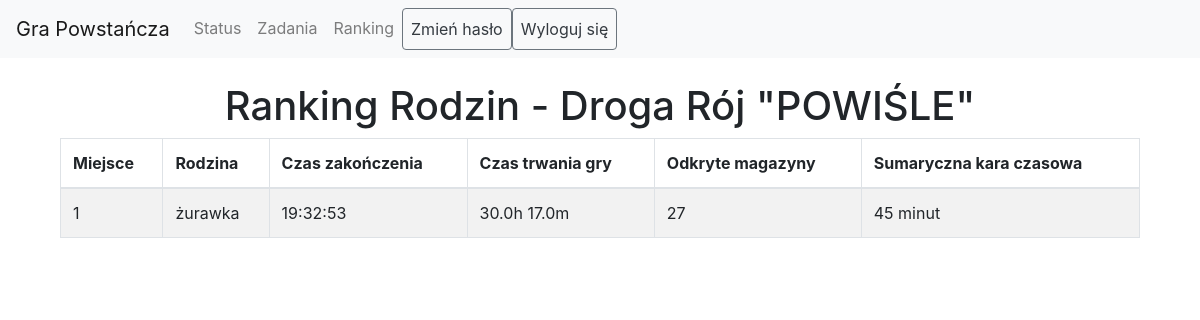
Page /ranking (signed in) on the earlier database version.
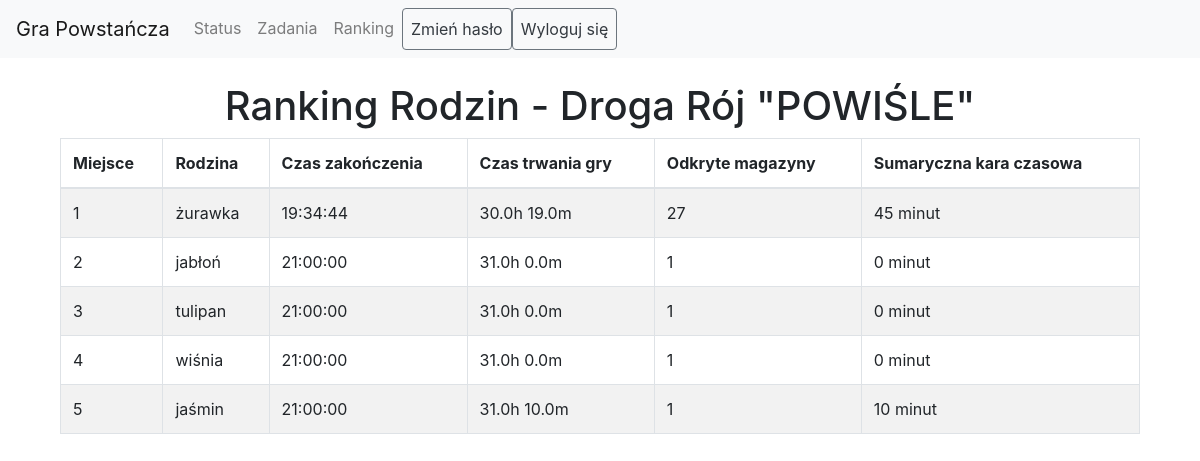
Same page on the later database version.
### models/__init__.py (models this page shows)
class Family(db.Model):
    id = db.Column(db.Integer, primary_key=True)
    name = db.Column(db.String(50), nullable=False)
    discovered_magazines = db.Column(db.Integer, default=0)
    patrols = db.relationship('Patrol', backref='family', lazy=True)
    assigned_magazines = db.Column(MutableList.as_mutable(PickleType), default=[])
    tasks = db.relationship('FamilyTask', backref='family', lazy=True)
    magazine_list = db.Column(db.String(1), nullable=False, default='a')  # 'a', 'b', 'c', 'd', 'e', or 'f'
    end_time = db.Column(db.DateTime, nullable=True)
    route = db.Column(db.String(1), nullable=False)  # Dodane pole dla drogi ('a' albo 'b')
    meeting_place = db.Column(db.String(255), nullable=True)  # Nowe pole dla miejsca spotkania

### routes/__init__.py (the view)
@main.route('/ranking')
@login_required
def ranking():
    patrol_id = session.get('patrol_id')
    if not patrol_id:
        flash('Nie jesteś zalogowany.', 'danger')
        return redirect(url_for('main.index'))
    patrol = Patrol.query.get(patrol_id)
    if not patrol or not patrol.family:
        flash('Nie znaleziono patrolu lub rodziny.', 'danger')
        return redirect(url_for('main.index'))
    family = patrol.family
    route = family.route  # Pobierz drogę rodziny
    families = Family.query.filter_by(route=route).all()
    families = [f for f in families if f.discovered_magazines]
    for family in families:
        total_penalty_time = sum(patrol.time_penalty for patrol in family.patrols if patrol.time_penalty)
        family.total_penalty_time = total_penalty_time  # Dodaj to pole dynamicznie
        family.total_time = ((family.end_time - GAME_START_TIME).total_seconds() + total_penalty_time * 60) if family.end_time else float('inf')
    families = sorted(families, key=lambda f: (
        f.total_time,
        -f.discovered_magazines
    ))
    return render_template('ranking.html', families=families, game_start_time=GAME_START_TIME, route=route)

### routes/__init__.py (called while the page is built)
def login_required(f):
    @wraps(f)
    def decorated_function(*args, **kwargs):
        if 'patrol_id' not in session:
            flash('Musisz być zalogowany, aby uzyskać dostęp do tej strony.', 'danger')
            return redirect(url_for('main.index'))
        return f(*args, **kwargs)
    return decorated_function

### templates/ranking.html (shortened to what this page needs)
{% extends "base.html" %}
{% block content %}
<div class="container">
    <h1 class="text-center">Ranking Rodzin - Droga {{ 'Rój "POWIŚLE"' if route == 'a' else 'Rój "STARÓWKA"' }}</h1>
    <div class="table-responsive">
        <table class="table table-striped table-bordered">
            <thead>
                <tr>
                    <th>Miejsce</th>
                    <th>Rodzina</th>
                    <th>Czas zakończenia</th>
                    <th>Czas trwania gry</th>
                    <th>Odkryte magazyny</th>
                    <th>Sumaryczna kara czasowa</th>
                </tr>
            </thead>
            <tbody>
                {% for family in families %}
                <tr>
                    <td>{{ loop.index }}</td>
                    <td>{{ family.name }}</td>
                    <td>{{ family.end_time.strftime('%H:%M:%S') if family.end_time else 'Gra nie zakończona' }}</td>
                    <td>
                        {% if family.end_time %}
                            {{ family.total_time // 3600 }}h
                            {{ (family.total_time % 3600) // 60 }}m
                        {% else %}
                            Gra nie zakończona
                        {% endif %}
                    </td>
                    <td>{{ family.discovered_magazines }}</td>
                    <td>{{ family.total_penalty_time }} minut</td>
                </tr>
                {% endfor %}
            </tbody>
        </table>
    </div>
</div>
{% endblock %}

Differences in the rows shown:
changed Family "żurawka": end_time "19:32:53" → "19:34:44"; total_time "17.0" → "19.0"
now on this page (row edited): Family: name "jabłoń", end_time "21:00:00", total_time "31.0", total_time "0.0", discovered_magazines "1", total_penalty_time "0"
now on this page (row edited): Family: name "tulipan", end_time "21:00:00", total_time "31.0", total_time "0.0", discovered_magazines "1", total_penalty_time "0"
now on this page (row edited): Family: name "wiśnia", end_time "21:00:00", total_time "31.0", total_time "0.0", discovered_magazines "1", total_penalty_time "0"
now on this page (row edited): Family: name "jaśmin", end_time "21:00:00", total_time "31.0", total_time "10.0", discovered_magazines "1", total_penalty_time "10"
